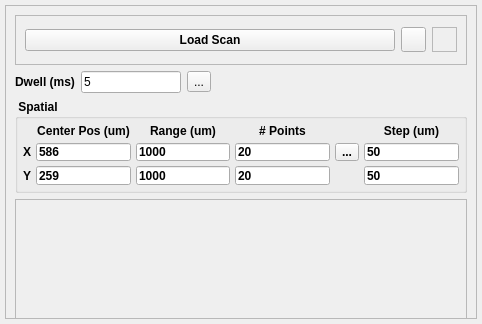
<?xml version="1.0" encoding="UTF-8"?>
<ui version="4.0">
 <class>Form</class>
 <widget class="QWidget" name="Form">
  <property name="enabled">
   <bool>true</bool>
  </property>
  <property name="geometry">
   <rect>
    <x>0</x>
    <y>0</y>
    <width>482</width>
    <height>324</height>
   </rect>
  </property>
  <property name="minimumSize">
   <size>
    <width>0</width>
    <height>150</height>
   </size>
  </property>
  <property name="windowTitle">
   <string>Form</string>
  </property>
  <layout class="QVBoxLayout" name="verticalLayout">
   <property name="spacing">
    <number>5</number>
   </property>
   <property name="margin">
    <number>5</number>
   </property>
   <item>
    <widget class="QFrame" name="frame_2">
     <property name="maximumSize">
      <size>
       <width>650</width>
       <height>16777215</height>
      </size>
     </property>
     <property name="frameShape">
      <enum>QFrame::StyledPanel</enum>
     </property>
     <property name="frameShadow">
      <enum>QFrame::Raised</enum>
     </property>
     <layout class="QVBoxLayout" name="verticalLayout_3">
      <item>
       <widget class="QFrame" name="loadscan_frame">
        <property name="minimumSize">
         <size>
          <width>0</width>
          <height>50</height>
         </size>
        </property>
        <property name="styleSheet">
         <string notr="true"/>
        </property>
        <property name="frameShape">
         <enum>QFrame::StyledPanel</enum>
        </property>
        <property name="frameShadow">
         <enum>QFrame::Sunken</enum>
        </property>
        <layout class="QHBoxLayout" name="horizontalLayout">
         <item>
          <widget class="QPushButton" name="loadScanBtn">
           <property name="font">
            <font>
             <weight>75</weight>
             <bold>true</bold>
            </font>
           </property>
           <property name="text">
            <string>Load Scan</string>
           </property>
          </widget>
         </item>
         <item>
          <widget class="QToolButton" name="helpBtn">
           <property name="minimumSize">
            <size>
             <width>25</width>
             <height>25</height>
            </size>
           </property>
           <property name="maximumSize">
            <size>
             <width>25</width>
             <height>25</height>
            </size>
           </property>
           <property name="text">
            <string/>
           </property>
           <property name="icon">
            <iconset>
             <normaloff>../../../icons/helplite.png</normaloff>../../../icons/helplite.png</iconset>
           </property>
           <property name="iconSize">
            <size>
             <width>50</width>
             <height>50</height>
            </size>
           </property>
          </widget>
         </item>
         <item>
          <widget class="QLabel" name="rtclkpic">
           <property name="maximumSize">
            <size>
             <width>25</width>
             <height>25</height>
            </size>
           </property>
           <property name="autoFillBackground">
            <bool>true</bool>
           </property>
           <property name="frameShape">
            <enum>QFrame::StyledPanel</enum>
           </property>
           <property name="text">
            <string/>
           </property>
           <property name="pixmap">
            <pixmap>../../../icons/icons8-mouse-right-click-50.png</pixmap>
           </property>
           <property name="scaledContents">
            <bool>true</bool>
           </property>
           <property name="alignment">
            <set>Qt::AlignRight|Qt::AlignTrailing|Qt::AlignVCenter</set>
           </property>
          </widget>
         </item>
        </layout>
       </widget>
      </item>
      <item>
       <layout class="QHBoxLayout" name="horizontalLayout_5">
        <item>
         <widget class="QLabel" name="label_8">
          <property name="font">
           <font>
            <weight>75</weight>
            <bold>true</bold>
           </font>
          </property>
          <property name="text">
           <string>Dwell (ms)</string>
          </property>
          <property name="alignment">
           <set>Qt::AlignCenter</set>
          </property>
         </widget>
        </item>
        <item>
         <widget class="QLineEdit" name="dwellFld">
          <property name="maximumSize">
           <size>
            <width>100</width>
            <height>16777215</height>
           </size>
          </property>
          <property name="text">
           <string>5</string>
          </property>
          <property name="mandatoryField" stdset="0">
           <bool>true</bool>
          </property>
         </widget>
        </item>
        <item>
         <widget class="QToolButton" name="dwell_magicBtn">
          <property name="toolTip">
           <string>adjust number of points to use this dwell value</string>
          </property>
          <property name="text">
           <string>...</string>
          </property>
          <property name="icon">
           <iconset>
            <normaloff>../../../icons/small_png/watch.png</normaloff>../../../icons/small_png/watch.png</iconset>
          </property>
          <property name="checkable">
           <bool>true</bool>
          </property>
         </widget>
        </item>
        <item>
         <spacer name="horizontalSpacer">
          <property name="orientation">
           <enum>Qt::Horizontal</enum>
          </property>
          <property name="sizeHint" stdset="0">
           <size>
            <width>40</width>
            <height>20</height>
           </size>
          </property>
         </spacer>
        </item>
       </layout>
      </item>
      <item>
       <widget class="QGroupBox" name="groupBox">
        <property name="minimumSize">
         <size>
          <width>0</width>
          <height>94</height>
         </size>
        </property>
        <property name="font">
         <font>
          <weight>75</weight>
          <bold>true</bold>
         </font>
        </property>
        <property name="title">
         <string> Spatial </string>
        </property>
        <layout class="QVBoxLayout" name="verticalLayout_2">
         <property name="spacing">
          <number>5</number>
         </property>
         <property name="margin">
          <number>5</number>
         </property>
         <item>
          <layout class="QGridLayout" name="gridLayout_2">
           <item row="0" column="1">
            <widget class="QLabel" name="label_9">
             <property name="font">
              <font>
               <weight>75</weight>
               <bold>true</bold>
              </font>
             </property>
             <property name="text">
              <string>Center Pos (um)</string>
             </property>
             <property name="alignment">
              <set>Qt::AlignCenter</set>
             </property>
            </widget>
           </item>
           <item row="0" column="2">
            <widget class="QLabel" name="label_10">
             <property name="font">
              <font>
               <weight>75</weight>
               <bold>true</bold>
              </font>
             </property>
             <property name="text">
              <string>Range (um)</string>
             </property>
             <property name="alignment">
              <set>Qt::AlignCenter</set>
             </property>
            </widget>
           </item>
           <item row="0" column="3">
            <widget class="QLabel" name="label_11">
             <property name="font">
              <font>
               <weight>75</weight>
               <bold>true</bold>
              </font>
             </property>
             <property name="text">
              <string># Points</string>
             </property>
             <property name="alignment">
              <set>Qt::AlignCenter</set>
             </property>
            </widget>
           </item>
           <item row="0" column="5">
            <widget class="QLabel" name="label_12">
             <property name="font">
              <font>
               <weight>75</weight>
               <bold>true</bold>
              </font>
             </property>
             <property name="text">
              <string>Step (um)</string>
             </property>
             <property name="alignment">
              <set>Qt::AlignCenter</set>
             </property>
            </widget>
           </item>
           <item row="1" column="0">
            <widget class="QLabel" name="label_13">
             <property name="font">
              <font>
               <weight>75</weight>
               <bold>true</bold>
              </font>
             </property>
             <property name="text">
              <string>X</string>
             </property>
            </widget>
           </item>
           <item row="1" column="1">
            <widget class="QLineEdit" name="centerXFld">
             <property name="text">
              <string>586</string>
             </property>
            </widget>
           </item>
           <item row="1" column="3">
            <widget class="QLineEdit" name="npointsXFld">
             <property name="text">
              <string>20</string>
             </property>
            </widget>
           </item>
           <item row="1" column="5">
            <widget class="QLineEdit" name="stepXFld">
             <property name="text">
              <string>50</string>
             </property>
            </widget>
           </item>
           <item row="2" column="0">
            <widget class="QLabel" name="label_14">
             <property name="font">
              <font>
               <weight>75</weight>
               <bold>true</bold>
              </font>
             </property>
             <property name="text">
              <string>Y</string>
             </property>
            </widget>
           </item>
           <item row="2" column="2">
            <widget class="QLineEdit" name="rangeYFld">
             <property name="text">
              <string>1000</string>
             </property>
            </widget>
           </item>
           <item row="2" column="3">
            <widget class="QLineEdit" name="npointsYFld">
             <property name="text">
              <string>20</string>
             </property>
            </widget>
           </item>
           <item row="2" column="5">
            <widget class="QLineEdit" name="stepYFld">
             <property name="text">
              <string>50</string>
             </property>
            </widget>
           </item>
           <item row="1" column="2">
            <widget class="QLineEdit" name="rangeXFld">
             <property name="text">
              <string>1000</string>
             </property>
            </widget>
           </item>
           <item row="2" column="1">
            <widget class="QLineEdit" name="centerYFld">
             <property name="text">
              <string>259</string>
             </property>
            </widget>
           </item>
           <item row="1" column="4">
            <widget class="QToolButton" name="xPoints_magicBtn">
             <property name="toolTip">
              <string>adjust dwell value to use this number of points</string>
             </property>
             <property name="text">
              <string>...</string>
             </property>
             <property name="icon">
              <iconset>
               <normaloff>../../../../../../../../../../icons/wand.ico</normaloff>../../../../../../../../../../icons/wand.ico</iconset>
             </property>
            </widget>
           </item>
          </layout>
         </item>
        </layout>
       </widget>
      </item>
      <item>
       <widget class="QFrame" name="detectorPlotFrame">
        <property name="minimumSize">
         <size>
          <width>0</width>
          <height>400</height>
         </size>
        </property>
        <property name="maximumSize">
         <size>
          <width>500</width>
          <height>16777215</height>
         </size>
        </property>
        <property name="frameShape">
         <enum>QFrame::StyledPanel</enum>
        </property>
        <property name="frameShadow">
         <enum>QFrame::Raised</enum>
        </property>
       </widget>
      </item>
      <item>
       <spacer name="verticalSpacer_2">
        <property name="orientation">
         <enum>Qt::Vertical</enum>
        </property>
        <property name="sizeHint" stdset="0">
         <size>
          <width>20</width>
          <height>40</height>
         </size>
        </property>
       </spacer>
      </item>
     </layout>
    </widget>
   </item>
  </layout>
 </widget>
 <resources/>
 <connections/>
</ui>
